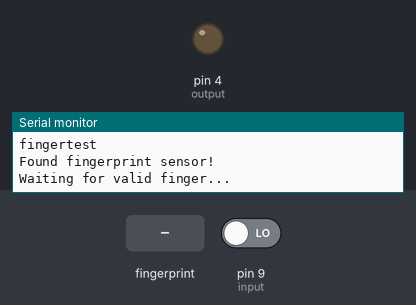
This sketch was run on a simulated Arduino Uno, built with avr-gcc and run on an emulated ATmega328P. Shown: output pins drawn as LEDs (lit = HIGH), the last lines printed to the serial monitor. The inputs (shaded band) are chosen by the test bench; at power-on: pin 9 (input) LOW.

Above: at 2.2 s.
2.3 s: pin 9 (input) driven HIGH
At 2.7 s:
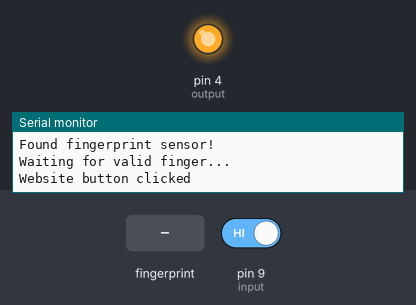
3.8 s: finger stored as number 1 placed on the sensor
Timing chart, 0 to 12.3 s (numbered marks = the images above; inputs shaded):
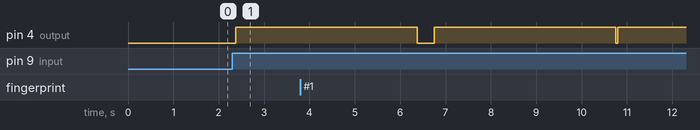

The sketch:

Garage_Door_Arduino.ino
```cpp
#include <Adafruit_Fingerprint.h>
#include <SoftwareSerial.h>

int getFingerprintIDez();

int output = 4;
int input = 9; //Right side of microcontroller. Quicker to wire to ESP8266

// pin #2 is IN from sensor (GREEN wire)
// pin #3 is OUT from arduino  (WHITE wire)
SoftwareSerial mySerial(2, 3);

Adafruit_Fingerprint finger = Adafruit_Fingerprint(&mySerial);

void setup()
{
  Serial.begin(9600);
  Serial.println("fingertest");

  pinMode(input, INPUT);
  pinMode(output, OUTPUT);
  digitalWrite(output, LOW);
  digitalWrite(input, LOW);

  // set the data rate for the sensor serial port
  finger.begin(57600);

  if (finger.verifyPassword()) {
    Serial.println("Found fingerprint sensor!");
  } else {
    Serial.println("Did not find fingerprint sensor :(");
    while (1);
  }
  Serial.println("Waiting for valid finger...");
}

void loop()
{
  esp8266(); //Check if the button has been clicked from the website
  getFingerprintIDez(); //Check if a finger has been scanned
  delay(50);
}

uint8_t getFingerprintID() {

  uint8_t p = finger.getImage();

  switch (p) {
    case FINGERPRINT_OK:
      Serial.println("Image taken");
      break;
    case FINGERPRINT_NOFINGER:
      Serial.println("No finger detected");
      return p;
    case FINGERPRINT_PACKETRECIEVEERR:
      Serial.println("Communication error");
      return p;
    case FINGERPRINT_IMAGEFAIL:
      Serial.println("Imaging error");
      return p;
    default:
      Serial.println("Unknown error");
      return p;
  }

  // OK success!
  p = finger.image2Tz();
  switch (p) {
    case FINGERPRINT_OK:
      Serial.println("Image converted");
      break;
    case FINGERPRINT_IMAGEMESS:
      Serial.println("Image too messy");
      return p;
    case FINGERPRINT_PACKETRECIEVEERR:
      Serial.println("Communication error");
      return p;
    case FINGERPRINT_FEATUREFAIL:
      Serial.println("Could not find fingerprint features");
      return p;
    case FINGERPRINT_INVALIDIMAGE:
      Serial.println("Could not find fingerprint features");
      return p;
    default:
      Serial.println("Unknown error");
      return p;
  }

  // OK converted!
  p = finger.fingerFastSearch();
  if (p == FINGERPRINT_OK) {
    Serial.println("Found a print match!");
  } else if (p == FINGERPRINT_PACKETRECIEVEERR) {
    Serial.println("Communication error");
    return p;
  } else if (p == FINGERPRINT_NOTFOUND) {
    Serial.println("Did not find a match");
    return p;
  } else {
    Serial.println("Unknown error");
    return p;
  }

  // found a match!
  Serial.print("Found ID #"); Serial.print(finger.fingerID);
  Serial.print(" with confidence of "); Serial.println(finger.confidence);
}

// returns -1 if failed, otherwise returns ID #
int getFingerprintIDez() {
  uint8_t p = finger.getImage();
  if (p != FINGERPRINT_OK)  return -1;

  p = finger.image2Tz();
  if (p != FINGERPRINT_OK)  return -1;

  p = finger.fingerFastSearch();
  if (p != FINGERPRINT_OK)  return -1;

  // found a match!
  Serial.print("Found ID #"); Serial.print(finger.fingerID);
  Serial.print(" with confidence of "); Serial.println(finger.confidence);

  if(finger.fingerID == 1){ //Repalce '1' with the ID for the fingerprint. I used ascending numerical values (1-6)
    openClose();
  }

  /*
  This is for multiple fingerprints. This can be continued for as many fingerprints as you added. I personally used six.

  if(finger.fingerID == 1 || finger.fingerID == 2){
    openClose();
  }
  */

  return finger.fingerID;
}

void openClose(){
   digitalWrite(output, HIGH); //Turn on relay
   delay(4000); //Wait four seconds
   digitalWrite(output, LOW); //Turn off relay

   /*  For my garage door, sometimes the signal needed to be sent for a few seconds.
    *  A four second delay ensures that the door will completly open or close.
    *  This may need to be adjusted for you depending on your garage door.
    */
}

void esp8266(){
   if(digitalRead(input) == HIGH){
    Serial.print("Website button clicked"); //For testing/debugging
    openClose();
  }
  delay(15); //Delay for stability
}
```

Measured:
- after the input at 2.3 s, pin 4 (output): LOW → HIGH after 0.08 s
